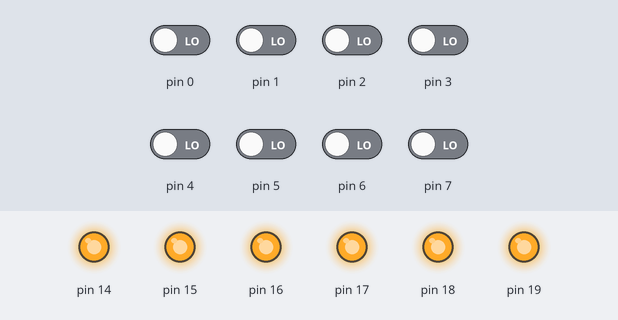
This sketch was run on a simulated Arduino Uno, built with avr-gcc and run on an emulated ATmega328P. On the bench: output pins drawn as LEDs (lit = HIGH). The inputs (shaded band) are chosen by the test bench; at power-on: pin 0–7 LOW.

Above: at 0.1 s.
Timing chart, 0 to 1.6 s (numbered marks = the images above):
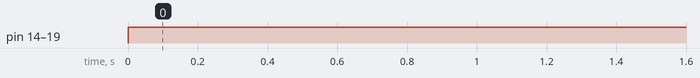

Measured:
- by itself, pin 14–19: LOW → HIGH at 0.00 s

The sketch:

check4.ino
```cpp
#include <avr/io.h>
int main (void)
{
		unsigned char LOOKUPTB[] = {	0b00111111, //0
					0b00000110,//1
					0b01011011,//2
					0b01001111,//3
					0b01100110,//4
					0b01101101,//5
					0b01111101,//6
					0b00000111,//7
					0b01111111,//8
					0b01100111,//9
					0b10111111,//10
					0b10000110,//11
					0b11011011,//12
					0b11001111,//13
					0b11100110,//14
					0b11101101//15
                                        };
		unsigned char DISPLY, SWITCH_V;

		DDRC	= 0xFF;
		DDRD = 0x00;
		while(1)
		{
			SWITCH_V = PIND;
			SWITCH_V &= 0x0F;
                        SWITCH_V = SWITCH_V >> 4;
                        DISPLY = LOOKUPTB[SWITCH_V];
			PORTC = DISPLY;
		}
}
```
